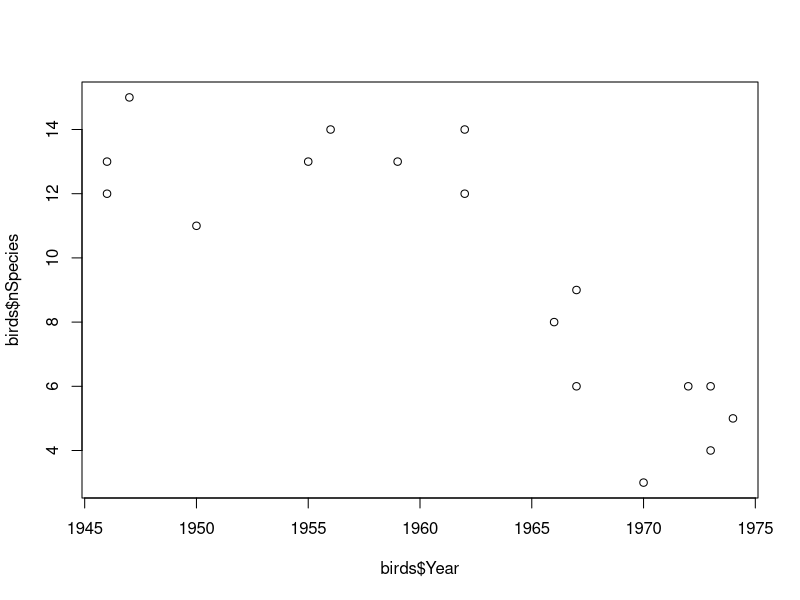
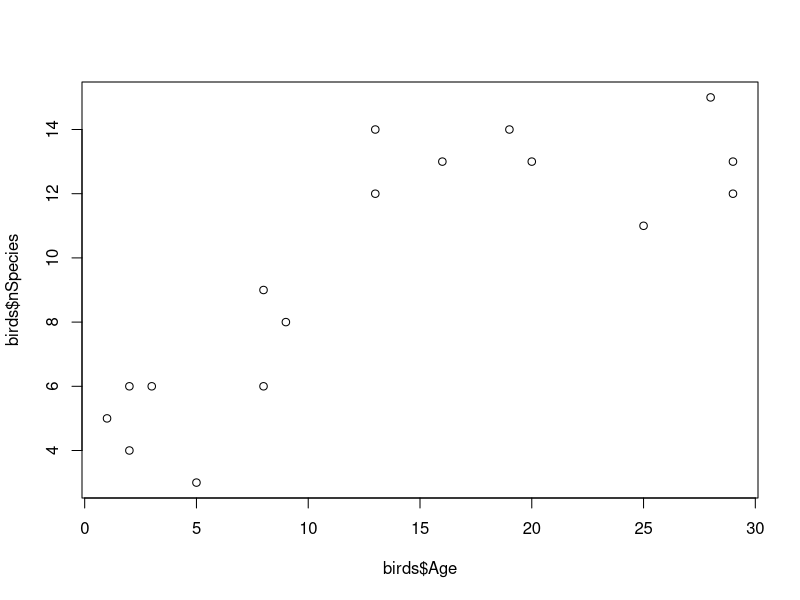

These figures' R source, in order:
## ---- chunk 1
birds <- read.csv("CourseData/suburbanBirds.csv")
## ---- chunk 2
mean(birds$nSpecies)
min(birds$nSpecies)
max(birds$nSpecies)
range(birds$nSpecies)
summary(birds$nSpecies)
## ---- chunk 3
1975 - min(birds$Year)
1975 - max(birds$Year)
## ---- chunk 4
plot(birds$Year, birds$nSpecies)
## ---- chunk 5
birds$Age <- 1975 - birds$Year
plot(birds$Age, birds$nSpecies)
